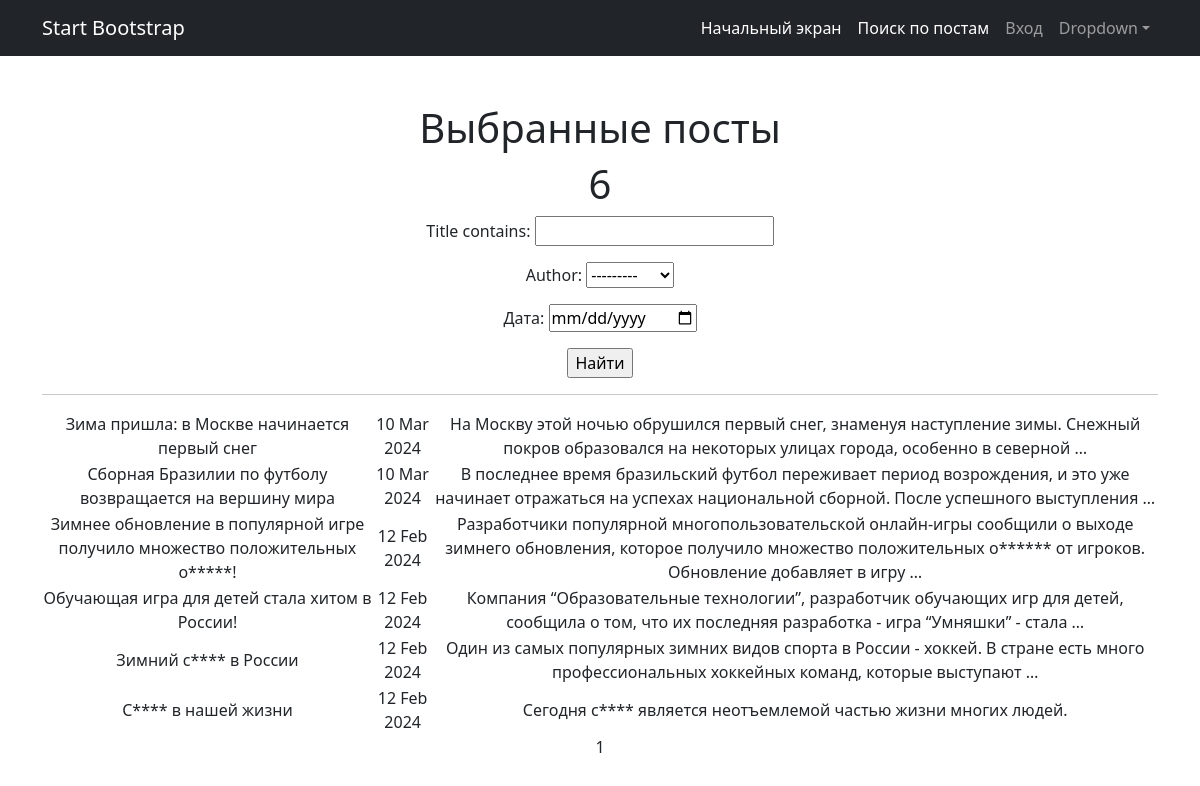
Page /posts/search/ on the earlier database version.
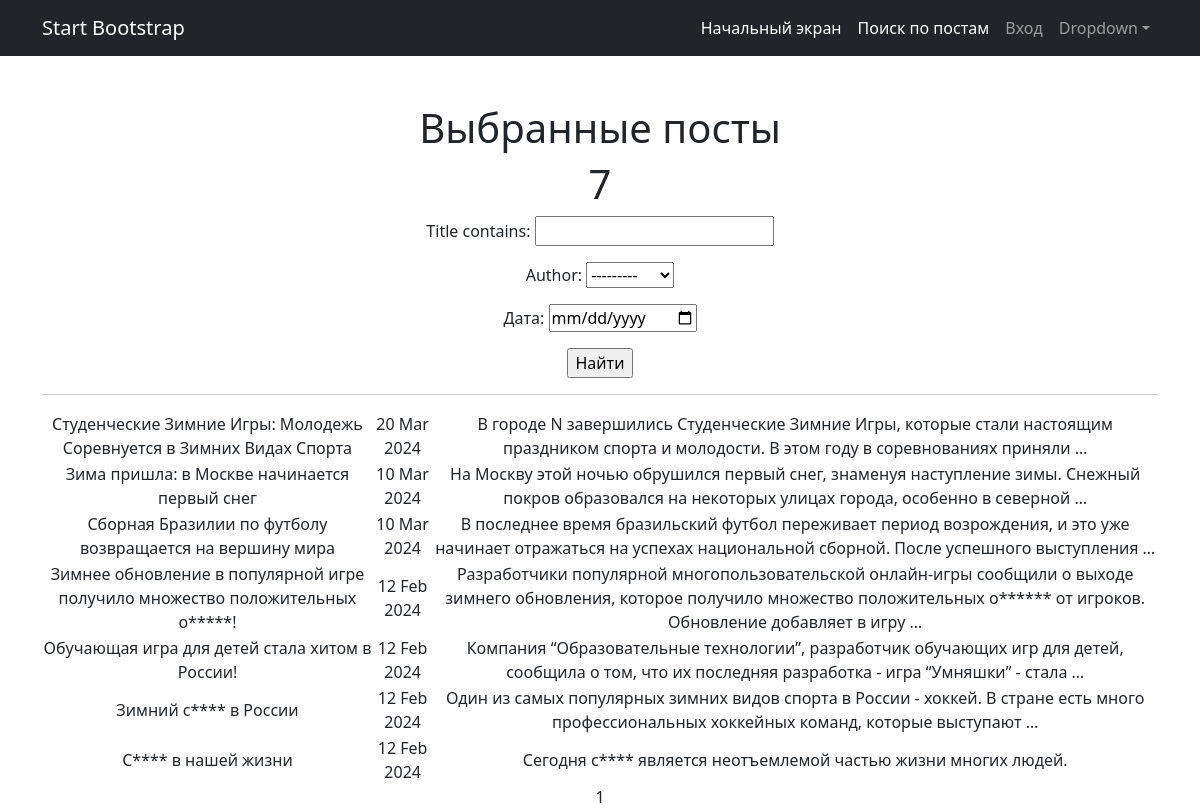
Same page on the later database version.
### news/models.py (models this page shows, shortened)
class Post(models.Model):
    news = "N"
    article = "A"
    POSITIONS = [(news, "Новость"), (article, "Статья")]
    author = models.ForeignKey(Author, on_delete= models.CASCADE)
    choice_field = models.CharField(max_length= 1, choices=POSITIONS, default=article)
    data_in = models.DateTimeField(auto_now_add=True)
    category = models.ManyToManyField(Category, through="PostCategory")
    title = models.CharField(max_length=255)
    text = models.CharField(max_length=3000)
    rating = models.IntegerField(default=0)

### news/views.py (the view)
# urls.py: path('search/', PostsSearch.as_view(), name= 'Posts_search'),
class PostsSearch(ListView):
    model = Post
    ordering = '-data_in'
    template_name = 'posts_search.html'
    context_object_name = 'posts'
    paginate_by = 10
    def get_queryset(self):
        queryset = super().get_queryset()
        self.filterset = PostFilter(self.request.GET, queryset)
        return self.filterset.qs
    def get_context_data(self, **kwargs):
        context = super().get_context_data(**kwargs)
        context['filterset'] = self.filterset
        return context

### news/models.py (called while the page is built)
    def __str__(self):
        return self.user.username

### templates/posts_search.html (shortened to what this page needs)
{% extends 'flatpages/default.html' %}
{% load censor_filters %}
{% load custom_tags %}
{% block content %}
    <h1>Выбранные посты</h1>
    <h1>{{ posts|length }}</h1>
    <form action="" method="get">
        {{ filterset.form.as_p }}
        <input type="submit" value="Найти" />
    </form>
    <hr>
    {% if posts %}
        <table>
            {% for post in posts %}
            <tr>
                <td>{{ post.title|censeroid }}</td>
                <td>{{ post.data_in|date:'d M Y' }}</td>
                <td>{{ post.text|truncatewords:20|censeroid}}</td>
            </tr>
            {% endfor %}
        </table>
    {% else %}
        <h2>Постов и новостей нет!</h2>
    {% endif %}
    {{ page_obj.number }}
{% endblock content %}

Differences in the rows shown:
added Post: title|censeroid "Студенческие Зимние Игры: Молодежь Соревнуется в Зимних Видах Спорта", data_in "20 Mar 2024", text|censeroid "В городе N завершились Студенческие Зимние Игры, которые стали настоящим праздником спорта и молодости. В этом году в соревнованиях приняли …"
Other differences:
{{ posts|length }}: "6" → "7"
